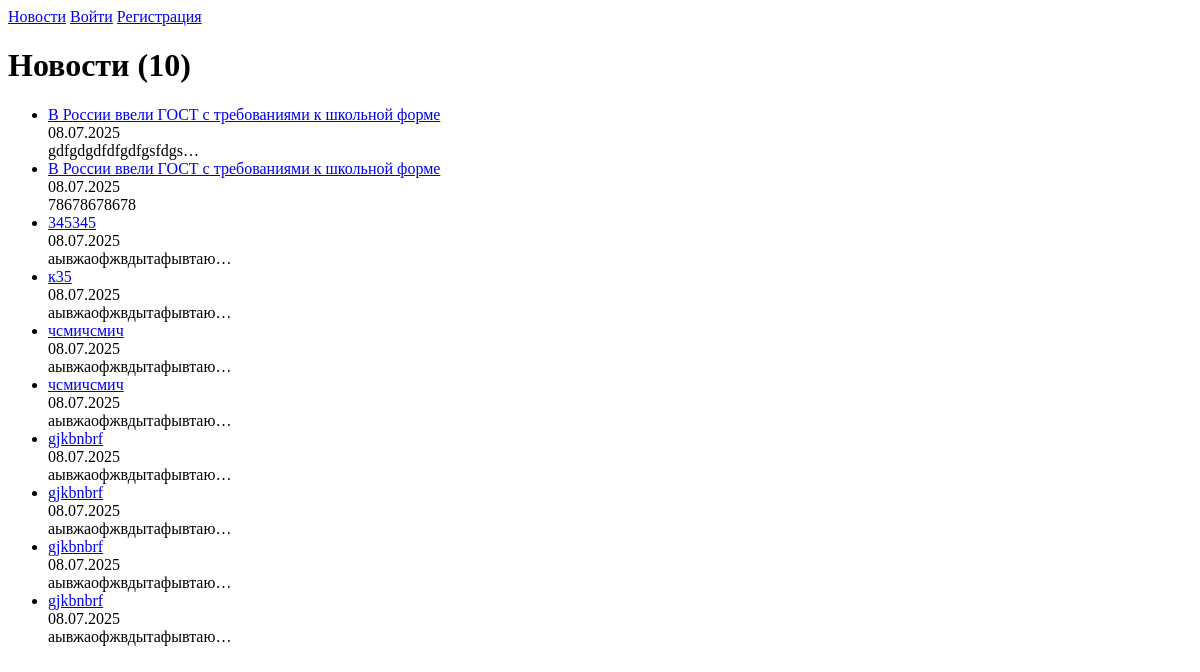
Page /news/news/ on the earlier database version.
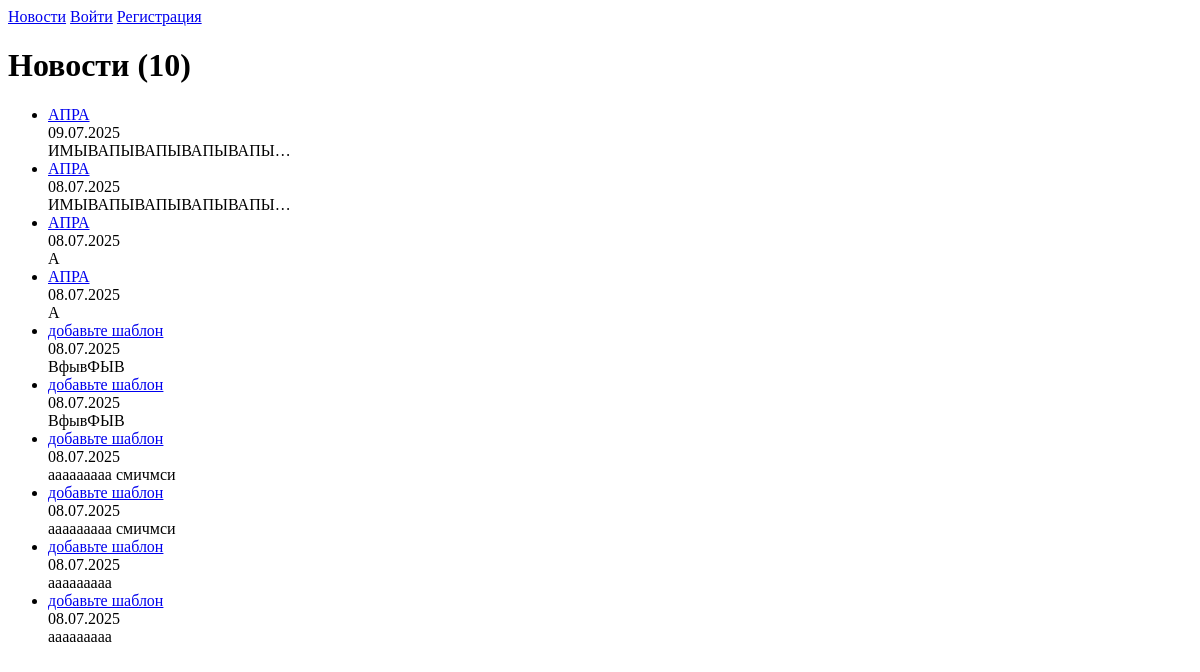
Same page on the later database version.
### news/models.py (models this page shows, shortened)
class Post(models.Model):
    POST_TYPE_CHOICES = [
        ('article', 'Статья'),
        ('news', 'Новость'),
    ]
    author = models.ForeignKey(Author, on_delete=models.CASCADE)
    post_type = models.CharField(max_length=10, choices=POST_TYPE_CHOICES)
    created_at = models.DateTimeField(auto_now_add=True)
    categories = models.ManyToManyField(Category, through='PostCategory')
    title = models.CharField(max_length=200)
    content = models.TextField()
    rating = models.IntegerField(default=0)

### news/views.py (the view)
# urls.py: path('news/', NewsListView.as_view(), name='news_list'),
class NewsListView(ListView):
    model = Post
    template_name = 'news/default.html'
    context_object_name = 'news_list'
    paginate_by = 10
    def get_queryset(self):
        return Post.objects.filter(post_type='news').order_by('-created_at')

### news/templatetags/censor_tags.py (called while the page is built)
@register.filter()
def censor(value):
    if not isinstance(value, str):
        return value
    pattern = re.compile(r'\b(' + '|'.join(map(re.escape, BAD_WORDS)) + r')\b', flags=re.IGNORECASE)
    return pattern.sub(censor_word, value)

### news/templates/news/default.html
{% extends "base.html" %}
{% load censor_tags %}
{% block content %}
  <h1>Новости ({{ news_list|length }})</h1>
  <ul>
  {% for item in news_list %}
    <li>
      <a href="{% url 'news_detail' item.pk %}">{{ item.title|censor }}</a><br>
      {{ item.created_at|date:"d.m.Y" }}<br>
      {{ item.content|truncatechars:20|censor }}
    </li>
  {% empty %}
    <li>Новостей нет.</li>
  {% endfor %}
  </ul>
{% endblock %}

Differences in the rows shown:
no longer on this page (row unchanged): Post: title|censor "В России ввели ГОСТ с требованиями к школьной форме", created_at "08.07.2025", content|censor "gdfgdgdfdfgdfgsfdgs…"
no longer on this page (row unchanged): Post: title|censor "В России ввели ГОСТ с требованиями к школьной форме", created_at "08.07.2025", content|censor "78678678678"
no longer on this page (row unchanged): Post: title|censor "345345", created_at "08.07.2025", content|censor "аывжаофжвдытафывтаю…"
no longer on this page (row unchanged): Post: title|censor "к35", created_at "08.07.2025", content|censor "аывжаофжвдытафывтаю…"
no longer on this page (row unchanged): Post: title|censor "чсмичсмич", created_at "08.07.2025", content|censor "аывжаофжвдытафывтаю…"
no longer on this page (row unchanged): Post: title|censor "чсмичсмич", created_at "08.07.2025", content|censor "аывжаофжвдытафывтаю…"
no longer on this page (row unchanged): Post: title|censor "gjkbnbrf", created_at "08.07.2025", content|censor "аывжаофжвдытафывтаю…"
no longer on this page (row unchanged): Post: title|censor "gjkbnbrf", created_at "08.07.2025", content|censor "аывжаофжвдытафывтаю…"
no longer on this page (row unchanged): Post: title|censor "gjkbnbrf", created_at "08.07.2025", content|censor "аывжаофжвдытафывтаю…"
no longer on this page (row unchanged): Post: title|censor "gjkbnbrf", created_at "08.07.2025", content|censor "аывжаофжвдытафывтаю…"
added Post: title|censor "АПРА", created_at "09.07.2025", content|censor "ИМЫВАПЫВАПЫВАПЫВАПЫ…"
added Post: title|censor "АПРА", created_at "08.07.2025", content|censor "ИМЫВАПЫВАПЫВАПЫВАПЫ…"
added Post: title|censor "АПРА", created_at "08.07.2025", content|censor "А"
added Post: title|censor "АПРА", created_at "08.07.2025", content|censor "А"
added Post: title|censor "добавьте шаблон", created_at "08.07.2025", content|censor "ВфывФЫВ"
added Post: title|censor "добавьте шаблон", created_at "08.07.2025", content|censor "ВфывФЫВ"
added Post: title|censor "добавьте шаблон", created_at "08.07.2025", content|censor "ааааааааа смичмси"
added Post: title|censor "добавьте шаблон", created_at "08.07.2025", content|censor "ааааааааа смичмси"
added Post: title|censor "добавьте шаблон", created_at "08.07.2025", content|censor "ааааааааа"
added Post: title|censor "добавьте шаблон", created_at "08.07.2025", content|censor "ааааааааа"
